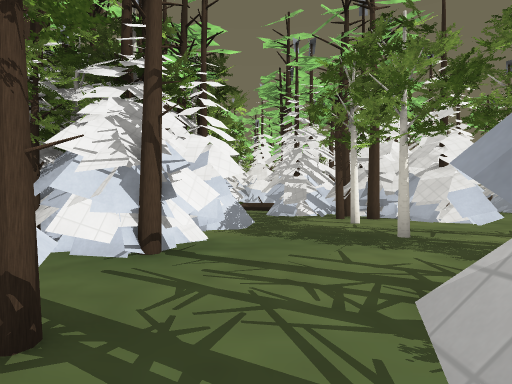
View 1 (above)

24 first-person views from a walk through a Godot game level. The camera is 1.4 m above the floor, looks level and sees 80° across. The floor is counted in squares, 2 m on a side. Each view is taken from the middle of a square. On the plan, view 1 faces up. The plan holds only what a view shows up to about 10 squares ahead; the rest is blank. The place goes on beyond the plan. Some surface patterns are stand-ins.

View 2
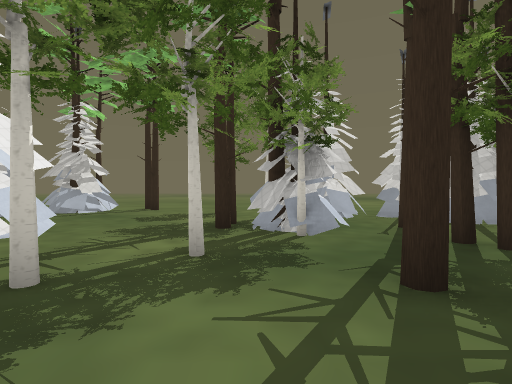

View 3
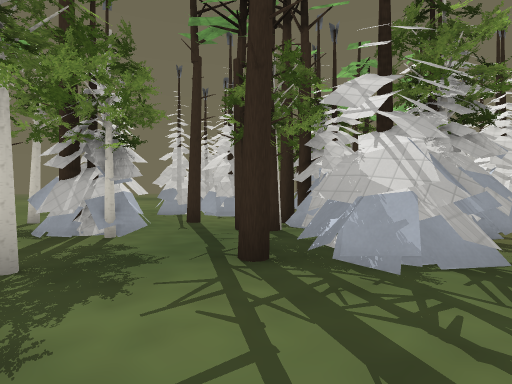

View 4
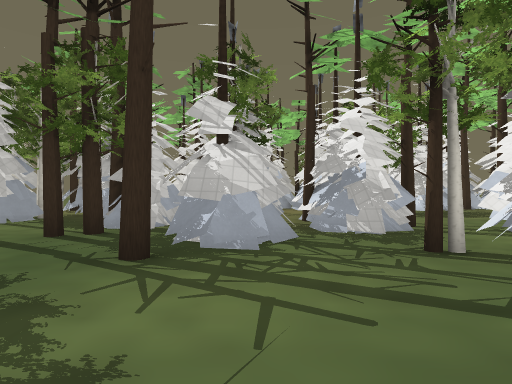

View 5
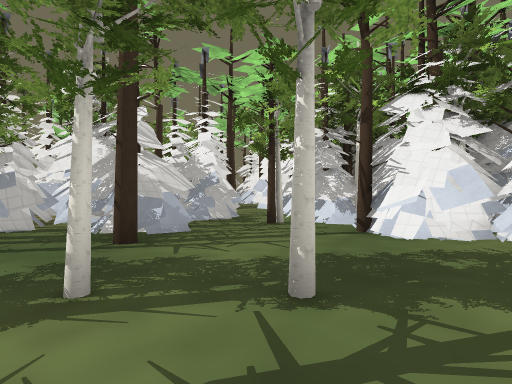

View 6
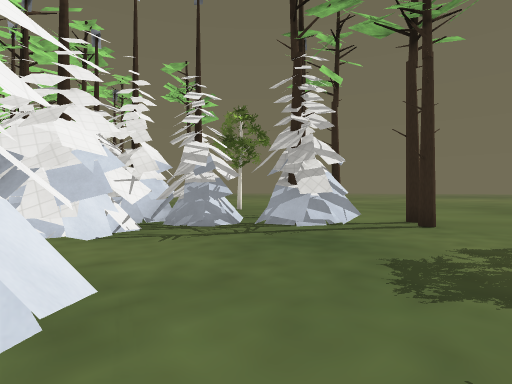

View 7
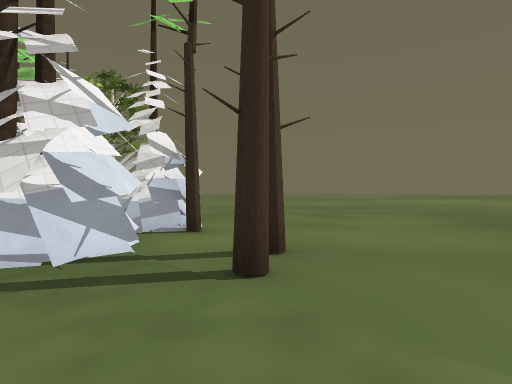

View 8
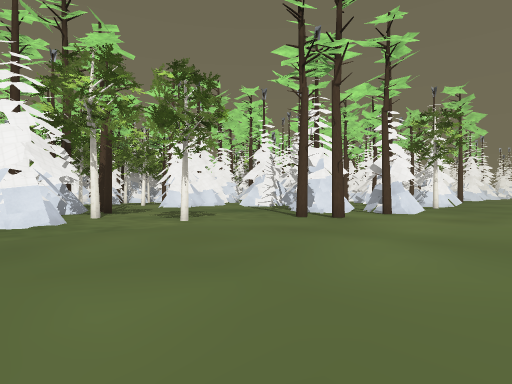

View 9
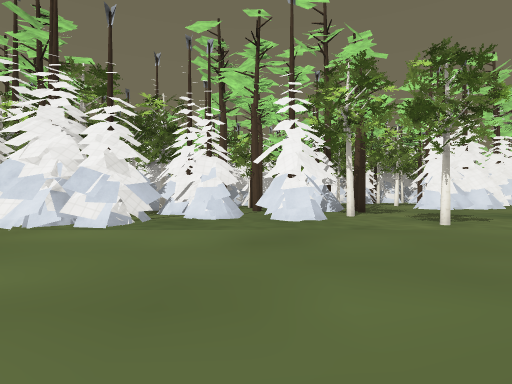

View 10
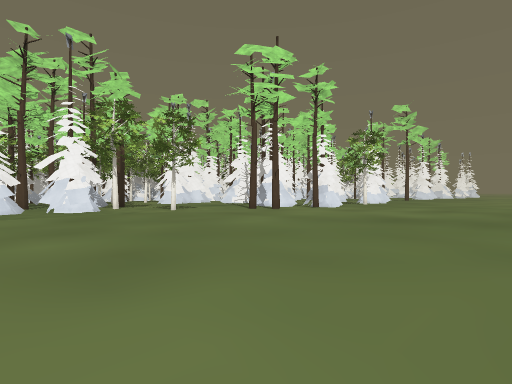

View 11
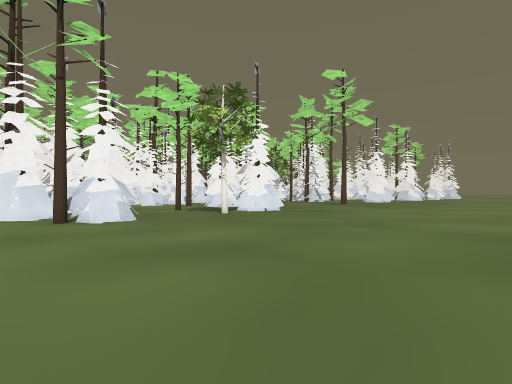

View 12
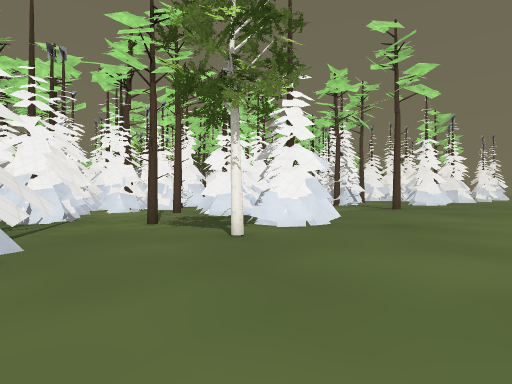

View 13
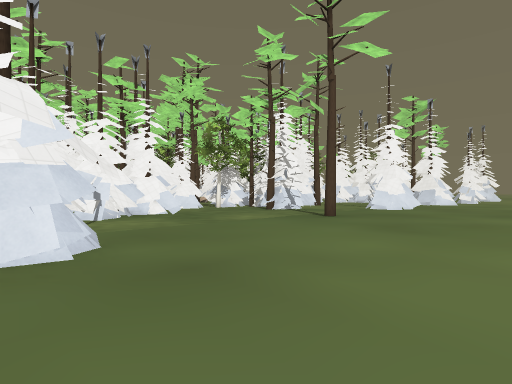

View 14
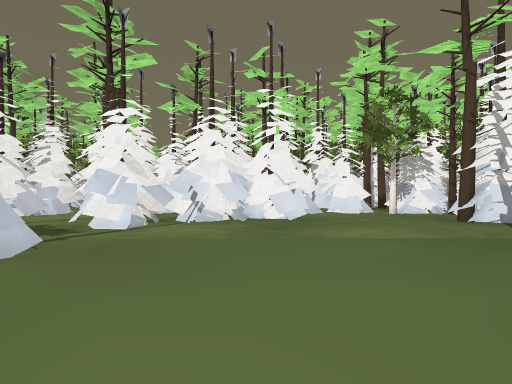

View 15
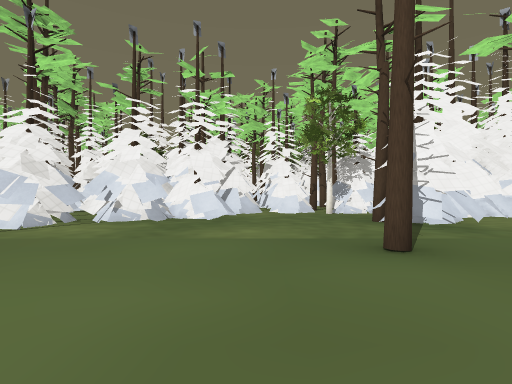

View 16
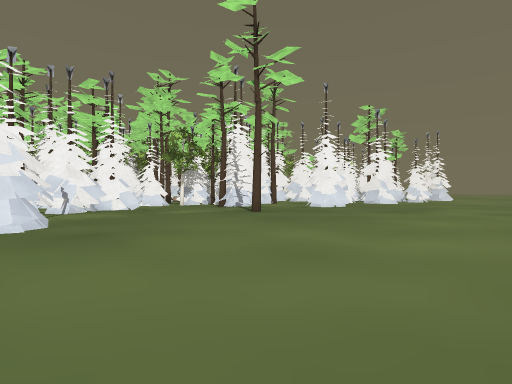

View 17
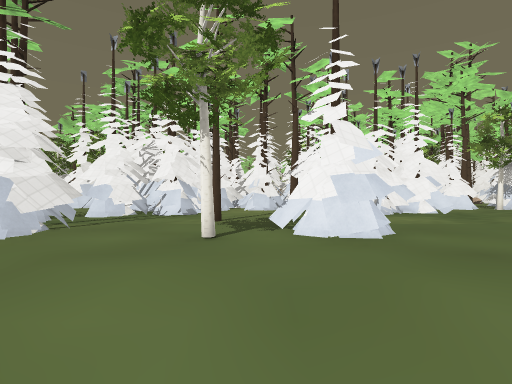

View 18
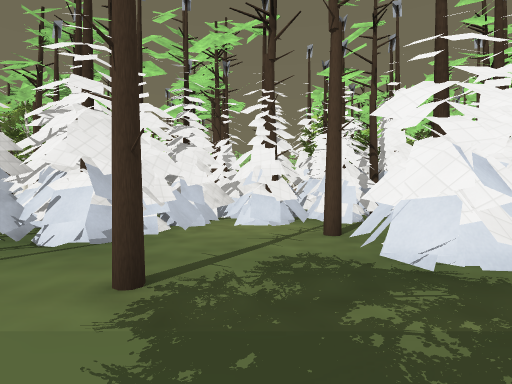

View 19
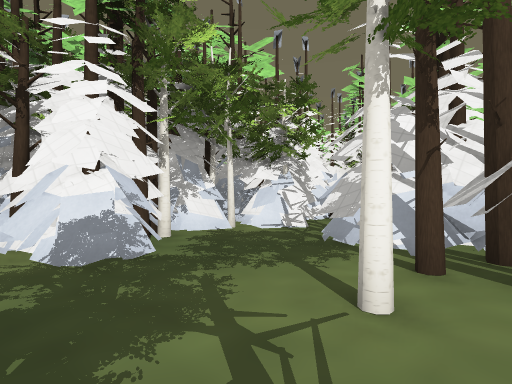

View 20
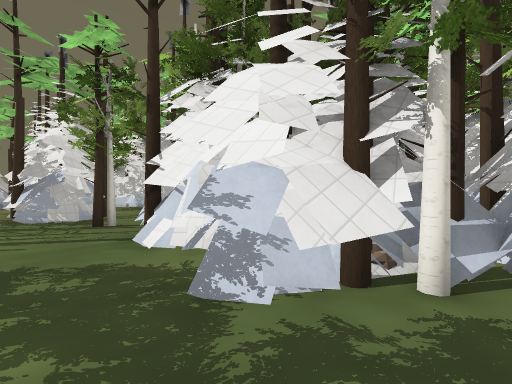

View 21
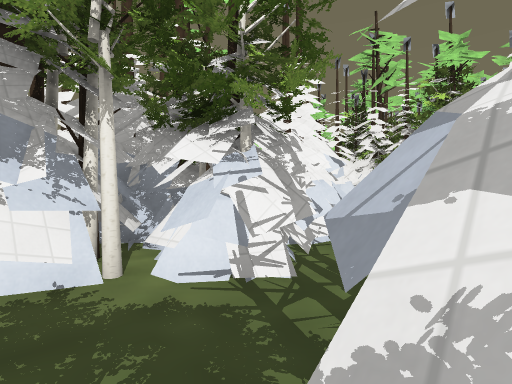

View 22
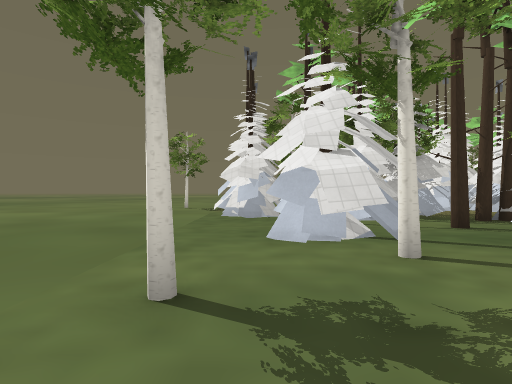

View 23
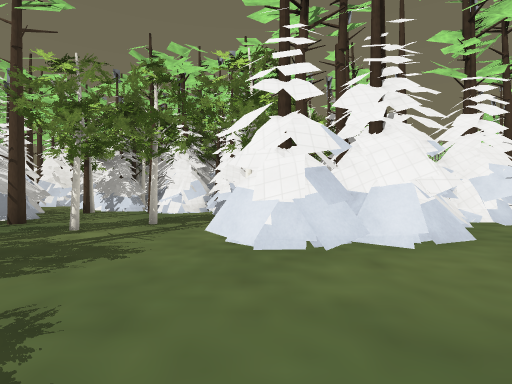

View 24
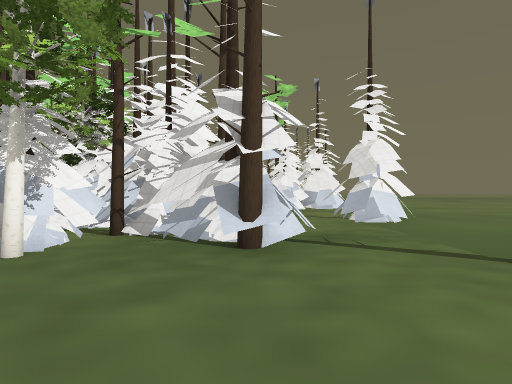

### Floor plan
Key: @ floor where view 1 was taken; # wall or solid block; . main floor; : floor 0.25 m higher than the main floor; / step, stairs or slope; T pine tree; R tree; O other object.
Columns run from 5 left of view 1 to 21 right of it. Each row starts with its distance up from view 1.
 26            #T###.........
 25            #.#T..........
 24            #.....T.......
 23            #.............
 22            #.............
 21            ###............
 20              ##...........
 19              ##...........
 18              ###..........
 17             ####.##.......
 16             #T...##.......
 15             #.............
 14             #...T.#.......
 13             ###............
 12    ###       ##............
 11    #.##    #####.##........
 10    #########:/####T........
  9   ##..##T##....T##.........
  8   ##...TT##................
  7 OT TT....##......TT........
  6 TTTR#......................
  5  T#T#..#..................
  4   ROT...#..TT...#.........
  3   #.......#T.#.............
  2   ##...T..##..#............
  1    #T.##.....##............
  0    ##@##.T.T..#............
 -1    ######T..###............
 -2        ###..####...........
 -3          #### ###......

Where each view was taken, in squares from view 1:
view 1: 0 up, 0 right, facing up
view 2: 3 up, 0 right, facing right
view 3: 4 up, 0 right, facing down-right
view 4: 5 up, 1 right, facing down
view 5: 6 up, 4 right, facing down-left
view 6: 5 up, 5 right, facing up-right
view 7: 5 up, 10 right, facing up-right
view 8: 0 up, 17 right, facing up-left
view 9: 0 up, 17 right, facing left
view 10: 2 down, 21 right, facing up-left
view 11: 8 up, 21 right, facing up-left
view 12: 11 up, 17 right, facing up-left
view 13: 16 up, 17 right, facing up-left
view 14: 20 up, 16 right, facing left
view 15: 22 up, 16 right, facing left
view 16: 16 up, 20 right, facing up-left
view 17: 15 up, 18 right, facing left
view 18: 15 up, 13 right, facing left
view 19: 5 up, 3 right, facing up-left
view 20: 8 up, 1 right, facing down-left
view 21: 8 up, 1 right, facing up-left
view 22: 6 up, 10 right, facing down
view 23: 7 up, 9 right, facing left
view 24: 21 up, 9 right, facing up
